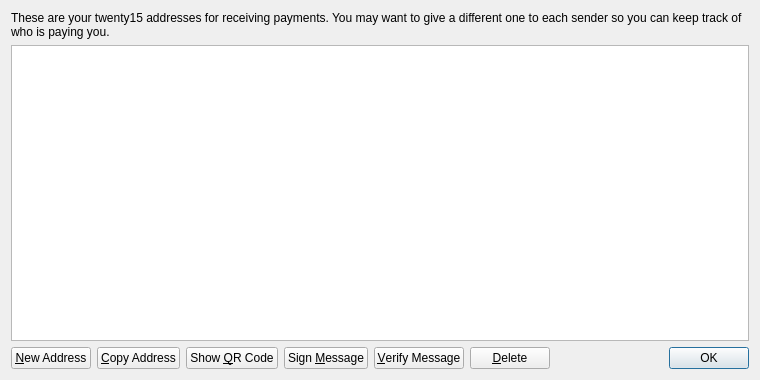
<?xml version="1.0" encoding="UTF-8"?>
<ui version="4.0">
 <class>AddressBookPage</class>
 <widget class="QWidget" name="AddressBookPage">
  <property name="geometry">
   <rect>
    <x>0</x>
    <y>0</y>
    <width>760</width>
    <height>380</height>
   </rect>
  </property>
  <property name="windowTitle">
   <string>Address Book</string>
  </property>
  <layout class="QVBoxLayout" name="verticalLayout">
   <item>
    <widget class="QLabel" name="labelExplanation">
     <property name="text">
      <string>These are your twenty15 addresses for receiving payments. You may want to give a different one to each sender so you can keep track of who is paying you.</string>
     </property>
     <property name="textFormat">
      <enum>Qt::PlainText</enum>
     </property>
     <property name="wordWrap">
      <bool>true</bool>
     </property>
    </widget>
   </item>
   <item>
    <widget class="QTableView" name="tableView">
     <property name="contextMenuPolicy">
      <enum>Qt::CustomContextMenu</enum>
     </property>
     <property name="toolTip">
      <string>Double-click to edit address or label</string>
     </property>
     <property name="tabKeyNavigation">
      <bool>false</bool>
     </property>
     <property name="alternatingRowColors">
      <bool>true</bool>
     </property>
     <property name="selectionMode">
      <enum>QAbstractItemView::SingleSelection</enum>
     </property>
     <property name="selectionBehavior">
      <enum>QAbstractItemView::SelectRows</enum>
     </property>
     <property name="sortingEnabled">
      <bool>true</bool>
     </property>
     <attribute name="verticalHeaderVisible">
      <bool>false</bool>
     </attribute>
    </widget>
   </item>
   <item>
    <layout class="QHBoxLayout" name="horizontalLayout">
     <item>
      <widget class="QPushButton" name="newAddressButton">
       <property name="toolTip">
        <string>Create a new address</string>
       </property>
       <property name="text">
        <string>&amp;New Address</string>
       </property>
       <property name="icon">
        <iconset resource="../bitcoin.qrc">
         <normaloff>:/icons/add</normaloff>:/icons/add</iconset>
       </property>
      </widget>
     </item>
     <item>
      <widget class="QPushButton" name="copyToClipboard">
       <property name="toolTip">
        <string>Copy the currently selected address to the system clipboard</string>
       </property>
       <property name="text">
        <string>&amp;Copy Address</string>
       </property>
       <property name="icon">
        <iconset resource="../bitcoin.qrc">
         <normaloff>:/icons/editcopy</normaloff>:/icons/editcopy</iconset>
       </property>
      </widget>
     </item>
     <item>
      <widget class="QPushButton" name="showQRCode">
       <property name="text">
        <string>Show &amp;QR Code</string>
       </property>
       <property name="icon">
        <iconset resource="../bitcoin.qrc">
         <normaloff>:/icons/qrcode</normaloff>:/icons/qrcode</iconset>
       </property>
      </widget>
     </item>
     <item>
      <widget class="QPushButton" name="signMessage">
       <property name="toolTip">
        <string>Sign a message to prove you own a twenty15 address</string>
       </property>
       <property name="text">
        <string>Sign &amp;Message</string>
       </property>
       <property name="icon">
        <iconset resource="../bitcoin.qrc">
         <normaloff>:/icons/edit</normaloff>:/icons/edit</iconset>
       </property>
      </widget>
     </item>
     <item>
      <widget class="QPushButton" name="verifyMessage">
       <property name="toolTip">
        <string>Verify a message to ensure it was signed with a specified twenty15 address</string>
       </property>
       <property name="text">
        <string>&amp;Verify Message</string>
       </property>
       <property name="icon">
        <iconset resource="../bitcoin.qrc">
         <normaloff>:/icons/transaction_0</normaloff>:/icons/transaction_0</iconset>
       </property>
      </widget>
     </item>
     <item>
      <widget class="QPushButton" name="deleteButton">
       <property name="toolTip">
        <string>Delete the currently selected address from the list</string>
       </property>
       <property name="text">
        <string>&amp;Delete</string>
       </property>
       <property name="icon">
        <iconset resource="../bitcoin.qrc">
         <normaloff>:/icons/remove</normaloff>:/icons/remove</iconset>
       </property>
      </widget>
     </item>
     <item>
      <spacer name="horizontalSpacer">
       <property name="orientation">
        <enum>Qt::Horizontal</enum>
       </property>
       <property name="sizeHint" stdset="0">
        <size>
         <width>40</width>
         <height>20</height>
        </size>
       </property>
      </spacer>
     </item>
     <item>
      <widget class="QDialogButtonBox" name="buttonBox">
       <property name="sizePolicy">
        <sizepolicy hsizetype="Maximum" vsizetype="Fixed">
         <horstretch>0</horstretch>
         <verstretch>0</verstretch>
        </sizepolicy>
       </property>
       <property name="standardButtons">
        <set>QDialogButtonBox::Ok</set>
       </property>
      </widget>
     </item>
    </layout>
   </item>
  </layout>
 </widget>
 <resources>
  <include location="../bitcoin.qrc"/>
 </resources>
 <connections/>
</ui>
